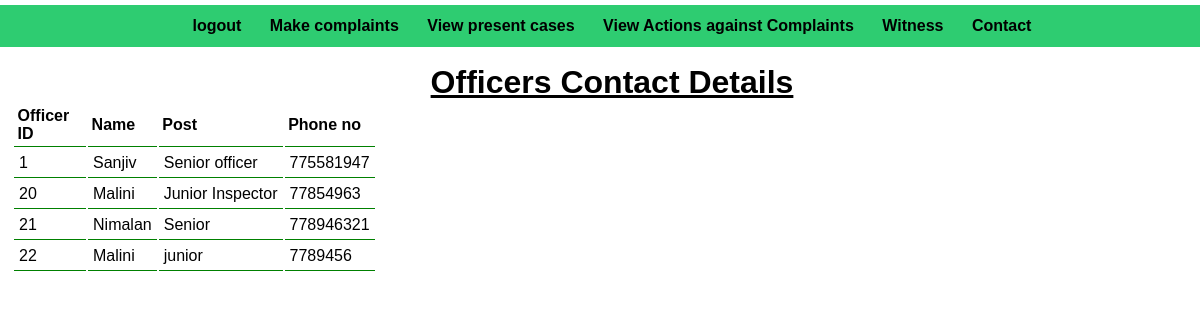
The page /officer_details.php on the database its author committed.
### tables this page shows
CREATE TABLE `officer` (
  `officer_id` int(11) NOT NULL,
  `name` varchar(20) NOT NULL,
  `phone_no` int(10) NOT NULL,
  `post` varchar(20) NOT NULL,
  `user_id` varchar(20) NOT NULL,
  `password` varchar(255) NOT NULL
);

### officer_details.php (the view, shortened to what this page needs)
<?php include('connection.php');?>
    <link rel="stylesheet" href="..\Css\admin.css">
<div class="main-content">
<div class="complaints">
           <div class="wrapper">
                <ul>
                    <li><a href="user_login2.php">logout</a></li>
                    <li><a href="complaint.php">Make complaints</a></li>
                    <li><a href="Viewcase.php">View present cases</a></li>
                    <li><a href="viewaction.php">View Actions against Complaints</a></li>
                    <li><a href="witness.php">Witness</a></li>
                    <li><a href="officer_details.php">Contact</a></li>
                </ul>
                </div>
        </div>
    <div class="wrapper">
        <h1 style='text-align:center'><u>Officers Contact Details</u></h1>
    <table cellpadding="pixels" cellspacing="pixels">
        <tr>
            <th>Officer ID</th>
            <th>Name</th>
            <th>Post</th>
            <th>Phone no</th>
        </tr>
        <?php
        $sql="select officer_id,name,post,phone_no from officer";
        $res=mysqli_query($conn,$sql) or die(mysqli_error());
        if($res==true)
        {
            $count=mysqli_num_rows($res);
            if( $count>0)
            {
                while($rows=mysqli_fetch_assoc($res))
                {
                    $name=$rows['name'];
                    $post=$rows['post'];
                    $phone_no=$rows['phone_no'];
                    $officer_id=$rows['officer_id'];
                    ?>
                       <tr>
                        <td><?php echo $officer_id;?> </td>
                        <td><?php echo $name;?> </td>
                        <td><?php echo $post;?> </td>
                        <td><?php echo $phone_no;?> </td>
                       </tr>
                    <?php
                }
            }
            else{
            }
        }
        ?>
    </table>
</div>
</div>

### admin.css (style rules this page uses)
* { margin: 0; padding: 0; font-family: Arial, Helvetica, sans-serif; }
.wrapper { padding: 1%; width: 100%; margin: 5 auto; }
.complaints { text-align: center; background-color: #2ecc71; text-align: center; }
.complaints ul { list-style-type: none; }
.complaints ul li { display: inline; padding: 1%; }
.complaints ul li a { text-decoration-line: none; font-weight: bolder; color: black; }
h1 { text-align: center; }
table tr th { border-bottom: 1px solid green; padding: 1%; text-align: left; }
table tr td { padding: 1%; }
table tr td { border-bottom: 1px solid green; padding: 5px; text-align: left; }

### officer_details.php (style rules this page uses)
td { padding:0 15px; }

### rows shown on the page
officer: officer_id "1", name "Sanjiv", post "Senior officer", phone_no "775581947"
officer: officer_id "20", name "Malini", post "Junior Inspector", phone_no "77854963"
officer: officer_id "21", name "Nimalan", post "Senior", phone_no "778946321"
officer: officer_id "22", name "Malini", post "junior", phone_no "7789456"
